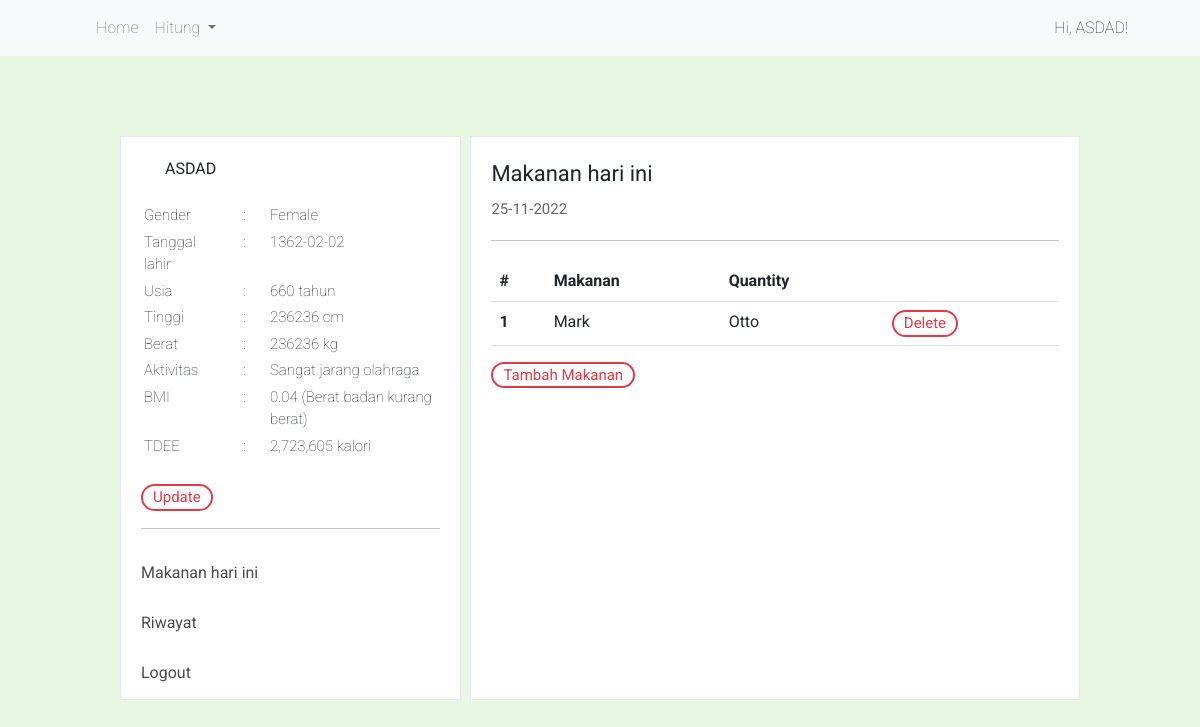
The app's page /views/akun.php?pesan=update-berhasil (signed in) with its own data.
### tables this page shows
CREATE TABLE `badan` (
  `id_badan` int NOT NULL AUTO_INCREMENT,
  `berat` int DEFAULT NULL,
  `tinggi` int DEFAULT NULL,
  `id_exercise` int DEFAULT NULL,
  `date` date DEFAULT NULL,
  `id_user` int DEFAULT NULL,
  `status` varchar(45) DEFAULT NULL,
  PRIMARY KEY (`id_badan`),
  KEY `id_user_idx` (`id_user`),
  KEY `id_exercise_idx` (`id_exercise`),
  CONSTRAINT `id_exercises` FOREIGN KEY (`id_exercise`) REFERENCES `exercise` (`id_exercise`),
  CONSTRAINT `id_user` FOREIGN KEY (`id_user`) REFERENCES `user` (`id_user`)
);

CREATE TABLE `user` (
  `id_user` int NOT NULL AUTO_INCREMENT,
  `username` varchar(45) NOT NULL,
  `tanggal_lahir` date DEFAULT NULL,
  `password` varchar(45) NOT NULL,
  `gender` varchar(45) NOT NULL,
  PRIMARY KEY (`id_user`)
);

CREATE TABLE `exercise` (
  `id_exercise` int NOT NULL,
  `aktivitas` varchar(45) DEFAULT NULL,
  `poin` float DEFAULT NULL,
  PRIMARY KEY (`id_exercise`)
);

### views/akun.php (the view, shortened to what this page needs)
<?php
include '../proses/connect.php';
$id_user = $_SESSION['id_user'];
$gender = $_SESSION['gender'];
$sql = "SELECT * FROM user INNER jOIN badan ON user.id_user = badan.id_user INNER JOIN exercise ON badan.id_exercise = exercise.id_exercise WHERE badan.id_user = $id_user AND badan.status = 'active';";
$query = $connect->query($sql);
$data_badan = $query->fetch_assoc();
$dateOfBirth = $data_badan['tanggal_lahir'];
$today = date("d-m-Y");
$age = date_diff(date_create($dateOfBirth), date_create($today));
$usia = (int)$age->format('%y');
$tinggi = $data_badan['tinggi'] / 100;
$berat = $data_badan['berat'];
$bmi = $berat / ($tinggi * $tinggi);
$bmi = number_format($bmi, 2);
if ($gender == 'Male') {
    $bmr = 66.5 + (13.7 * $berat) + (5 * $tinggi) - (6.8 * $usia);
} else {
    $bmr = 655 + (9.6 * $berat) + (1.8 * $tinggi) - (4.7 * $usia);
}
$tdee = $bmr * $data_badan['poin'];
$tdee = number_format($tdee, 0);
?>
<!DOCTYPE html>
<html lang="en">
<head>
    <link href="https://cdn.jsdelivr.net/npm/bootstrap@5.2.2/dist/css/bootstrap.min.css" rel="stylesheet">
    <link rel="stylesheet" href="../styles/default.css">
    <link rel="stylesheet" href="../styles/container.css">
    <link rel="stylesheet" href="../styles/grid.css">
    <link rel="stylesheet" href="../styles/margin.css">
    <link rel="stylesheet" href="../styles/shape.css">
    <link rel="stylesheet" href="../styles/size.css">
    <link rel="stylesheet" href="../styles/button.css">
    <link rel="stylesheet" href="../styles/input.css">
    <link rel="stylesheet" href="../styles/text.css">
</head>
<body>
    <div>
        <?php
        include 'navbar.php' ?>
    </div>
    <div class="container-akun">
        <div class="grid-2-akun">
            <div class="container-border-gray">
                <div class="container-border-gray-profile">
                    <div class="underline">
                        <?php echo $_SESSION['username'] ?>
                        <a href="edit_profile.php"><img class="icon-profile" src="https://cdn-icons-png.flaticon.com/128/2356/2356780.png" alt=""></a>
                        <table class="table-akun-desc v-align-top m-top-20px">
                            <tr>
                                <td>
                                    Gender
                                </td>
                                <td>:</td>
                                <td>
                                    <?php echo $data_badan['gender']; ?>
                                </td>
                            </tr>
                            <tr>
                                <td>
                                    Tanggal lahir
                                </td>
                                <td> : </td>
                                <td>
                                    <?php echo $data_badan['tanggal_lahir']; ?>
                                </td>
                            </tr>
                            <tr>
                                <td>
                                    Usia
                                </td>
                                <td>:</td>
                                <td>
                                    <?php echo $age->format('%y tahun'); ?>
                                </td>
                            </tr>
                            <tr>
                                <td>
                                    Tinggi
                                </td>
                                <td>:</td>
                                <td>
                                    <?php echo $data_badan['tinggi'] . " cm"; ?>
                                </td>
                            </tr>
                            <tr>
                                <td>
                                    Berat
                                </td>
                                <td>:</td>
                                <td>
                                    <?php echo $data_badan['berat'] . " kg"; ?>
                                </td>
                            </tr>
                            <tr>
                                <td>
                                    Aktivitas
                                </td>
                                <td>:</td>
                                <td>
                                    <?php echo $data_badan['aktivitas']; ?>
                                </td>
                            </tr>
                            <tr>
                                <td>
                                    BMI
                                </td>
                                <td>:</td>
                                <td>
                                    <?php echo $bmi . " ";
                                    if ($bmi >= 16 && $bmi < 18.5) {
                                        echo "(Berat badan kurang)";
                                    } else if ($bmi < 16) {
                                        echo "(Berat badan kurang berat)";
                                    } else if ($bmi >= 18.5 && $bmi < 25) {
                                        echo "(Berat badan normal)";
                                    } else if ($bmi >= 25 && $bmi < 30) {
                                        echo "(Berat badan berlebih)";
                                    } else if ($bmi >= 30) {
                                        echo "(Obesitas)";
                                    } ?>
                                </td>
                            </tr>
                            <tr>
                                <td>
                                    TDEE
                                </td>
                                <td>:</td>
                                <td>
                                    <?php echo $tdee . " kalori"; ?>
                                </td>
                            </tr>
                        </table>
                        <br>
                        <a href="update_badan.php"><button class="button-akun">Update</button></a>
                    </div>
                </div>
                <div>
                    <a href="">
                        <div class="container-menu-akun">
                            Makanan hari ini
                        </div>
                    </a>
                    <a href="">
                        <div class="container-menu-akun">
                            Riwayat
                        </div>
                    </a>
                    <a href="">
                        <div class="container-menu-akun">
                            Logout
                        </div>
                    </a>
                </div>
            </div>
            <div class="container-border-gray container-pad-20">
                <div class="underline title">Makanan hari ini <br> <span class="date"><?php echo $today; ?></span></div>
                <div>
                    <div>
                        <table class="table">
                            <thead>
                                <tr>
                                    <th scope="col">#</th>
                                    <th scope="col">Makanan</th>
                                    <th scope="col">Quantity</th>
                                    <th scope="col"></th>
                                </tr>
                            </thead>
                            <tbody>
                                <tr>
                                    <th scope="row">1</th>
                                    <td>Mark</td>
                                    <td>Otto</td>
                                    <td> <a href="delete_makanan.php"><button class="button-akun">Delete</button></a></td>
                                </tr>
                            </tbody>
                        </table>
                        <a href="tambah_makanan.php"><button class="button-akun">Tambah Makanan</button></a>
                    </div>
                </div>
            </div>
        </div>
    </div>
</body>
</html>

### styles/default.css (style rules this page uses)
body { font-family: 'Roboto', sans-serif; background-color: #e7f7e1; }

### styles/container.css (style rules this page uses)
.container-border-gray { border-color: rgb(226, 235, 242); border-width: 1px; border-style: solid; background-color: white; }
.container-border-gray-profile { padding-top: 20px; padding-left: 20px; padding-right: 20px; }
.container-pad-20 { padding: 20px 20px; }
.container-akun { width: 80%; margin: auto; margin-top: 10vh; }
.table-akun-desc { font-size: 15px; font-weight: 100; border-collapse: separate; }
.table-akun-desc td { font-weight: 100; border-left: 20px solid; border-color: transparent; vertical-align: top; }
.table-akun-desc tr>td:first-child { border: 0px; }
.container-menu-akun { color: rgba(0, 0, 0, 0.705); height: 50px; padding: 12px 20px; transition: 0.2s; }

### styles/grid.css (style rules this page uses)
.grid-2-akun { display: grid; grid-template-columns: 35.5% 63.5%; grid-gap: 1%; margin-bottom: 20px; }

### styles/margin.css (style rules this page uses)
.m-top-20px { margin-top: 20px; }

### styles/shape.css (style rules this page uses)
.underline { border-color: rgba(73, 73, 73, 0.301); box-sizing: border-box; border-style: solid; border-width: thin; border-top-width: 0px; border-left-width: 0px; border-right-width: 0px; border-bottom-width: 1px; margin-bottom: 20px; padding-bottom: 17px; }

### styles/button.css (style rules this page uses)
a { text-decoration: none; }
.button-akun { border-radius: 20px; background-color: white; border-style: solid; border-color: #e63946; padding: 0 10px; color: #e63946; font-size: 15px; transition: 0.2s; }

### styles/text.css (style rules this page uses)
.title { font-size: 22px; }
.date { font-size: 15px; color: rgba(0, 0, 0, 0.61); }

### records on screen
badan: id_user.gender "Female", id_user.tanggal_lahir "1362-02-02", id_user.tanggal_lahir "660 tahun", tinggi "236236", berat "236236", id_exercise.aktivitas "Sangat jarang olahraga", bmi "0.04", tdee "2,723,605"

### other values on screen
$_SESSION['username'] "ASDAD"
